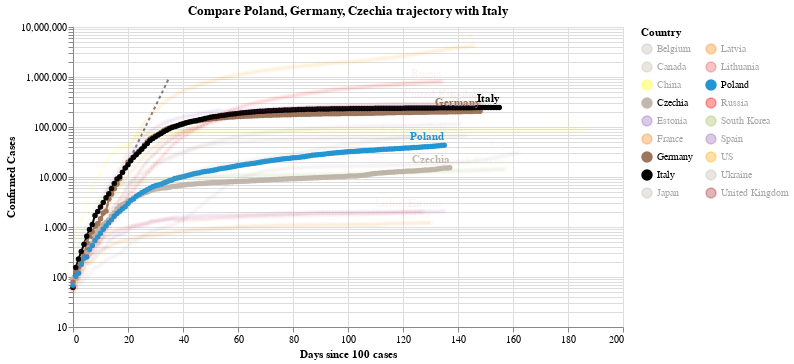

Notebook code for this chart:
### Code cell
#hide_input
chart2 = make_since_chart(dff2,['Poland', 'Germany', 'Czechia'], baseline_countries)
chart2

### Figure 1 — Vega-Lite specification as saved in the notebook (floating-point values rounded to 4 significant figures; data arrays with more than 128 entries replaced by an {"elided": "..."} marker saying what was removed)
{"config": {"view": {"continuousWidth": 400, "continuousHeight": 300}}, "layer": [{"data": {"name": "data-628230001892d6798b50651be41d1b3e"}, "mark": {"type": "line", "color": "black", "opacity": 0.5, "strokeDash": [3, 3]}, "encoding": {"x": {"type": "quantitative", "field": "Days since 100 cases"}, "y": {"type": "quantitative", "field": "Confirmed Cases"}}}, {"data": {"name": "data-0d5bdc25f71b901fd9d8be1a9368fc26"}, "mark": {"type": "line", "point": true}, "encoding": {"color": {"type": "nominal", "field": "Country", "legend": {"columns": 2}, "scale": {"domain": ["Belgium", "Canada", "China", "Czechia", "Estonia", "France", "Germany", "Italy", "Japan", "Latvia", "Lithuania", "Poland", "Russia", "South Korea", "Spain", "US", "Ukraine", "United Kingdom"], "range": ["#C1B7AD", "#C1B7AD", "yellow", "#C1B7AD", "#9467bd", "#F58518", "#9D755D", "black", "#C1B7AD", "#F58518", "#E45756", "#2495D3", "red", "#A1BA59", "#9467bd", "orange", "#C1B7AD", "brown"]}}, "opacity": {"condition": {"value": 1, "selection": "selector002"}, "value": 0.05}, "tooltip": [{"type": "nominal", "field": "Country"}, {"type": "temporal", "field": "Date"}, {"type": "quantitative", "field": "Confirmed Cases"}, {"type": "quantitative", "field": "Days since 100 cases"}], "x": {"type": "quantitative", "field": "Days since 100 cases"}, "y": {"type": "quantitative", "field": "Confirmed Cases", "scale": {"type": "log"}}}, "selection": {"selector002": {"type": "multi", "fields": ["Country"], "bind": "legend", "init": [{"Country": "Poland"}, {"Country": "Germany"}, {"Country": "Czechia"}, {"Country": "Italy"}]}}, "width": 550}, {"data": {"name": "data-0d5bdc25f71b901fd9d8be1a9368fc26"}, "mark": {"type": "text", "align": "right", "dy": -8, "fontWeight": "bold"}, "encoding": {"color": {"type": "nominal", "field": "Country", "legend": {"columns": 2}, "scale": {"domain": ["Belgium", "Canada", "China", "Czechia", "Estonia", "France", "Germany", "Italy", "Japan", "Latvia", "Lithuania", "Poland", "Russia", "South Korea", "Spain", "US", "Ukraine", "United Kingdom"], "range": ["#C1B7AD", "#C1B7AD", "yellow", "#C1B7AD", "#9467bd", "#F58518", "#9D755D", "black", "#C1B7AD", "#F58518", "#E45756", "#2495D3", "red", "#A1BA59", "#9467bd", "orange", "#C1B7AD", "brown"]}}, "opacity": {"condition": {"value": 1, "selection": "selector002"}, "value": 0.05}, "text": {"type": "nominal", "field": "Country"}, "tooltip": [{"type": "nominal", "field": "Country"}, {"type": "temporal", "field": "Date"}, {"type": "quantitative", "field": "Confirmed Cases"}, {"type": "quantitative", "field": "Days since 100 cases"}], "x": {"type": "quantitative", "field": "Days since 100 cases"}, "y": {"type": "quantitative", "field": "Confirmed Cases", "scale": {"type": "log"}}}, "transform": [{"filter": "(datum['Date'] >= 1595721600000)"}], "width": 550}], "title": "Compare Poland, Germany, Czechia trajectory with Italy", "$schema": "https://vega.github.io/schema/vega-lite/v4.0.2.json", "datasets": {"data-628230001892d6798b50651be41d1b3e": [{"Days since 100 cases": 0, "Confirmed Cases": 100.0}, {"Days since 100 cases": 1, "Confirmed Cases": 130.0}, {"Days since 100 cases": 2, "Confirmed Cases": 169.0}, {"Days since 100 cases": 3, "Confirmed Cases": 219.7}, {"Days since 100 cases": 4, "Confirmed Cases": 285.6}, {"Days since 100 cases": 5, "Confirmed Cases": 371.3}, {"Days since 100 cases": 6, "Confirmed Cases": 482.7}, {"Days since 100 cases": 7, "Confirmed Cases": 627.5}, {"Days since 100 cases": 8, "Confirmed Cases": 815.7}, {"Days since 100 cases": 9, "Confirmed Cases": 1060.0}, {"Days since 100 cases": 10, "Confirmed Cases": 1379.0}, {"Days since 100 cases": 11, "Confirmed Cases": 1792.0}, {"Days since 100 cases": 12, "Confirmed Cases": 2330.0}, {"Days since 100 cases": 13, "Confirmed Cases": 3029.0}, {"Days since 100 cases": 14, "Confirmed Cases": 3937.0}, {"Days since 100 cases": 15, "Confirmed Cases": 5119.0}, {"Days since 100 cases": 16, "Confirmed Cases": 6654.0}, {"Days since 100 cases": 17, "Confirmed Cases": 8650.0}, {"Days since 100 cases": 18, "Confirmed Cases": 11250.0}, {"Days since 100 cases": 19, "Confirmed Cases": 14620.0}, {"Days since 100 cases": 20, "Confirmed Cases": 19000.0}, {"Days since 100 cases": 21, "Confirmed Cases": 24710.0}, {"Days since 100 cases": 22, "Confirmed Cases": 32120.0}, {"Days since 100 cases": 23, "Confirmed Cases": 41750.0}, {"Days since 100 cases": 24, "Confirmed Cases": 54280.0}, {"Days since 100 cases": 25, "Confirmed Cases": 70560.0}, {"Days since 100 cases": 26, "Confirmed Cases": 91730.0}, {"Days since 100 cases": 27, "Confirmed Cases": 119300.0}, {"Days since 100 cases": 28, "Confirmed Cases": 155000.0}, {"Days since 100 cases": 29, "Confirmed Cases": 201500.0}, {"Days since 100 cases": 30, "Confirmed Cases": 262000.0}, {"Days since 100 cases": 31, "Confirmed Cases": 340600.0}, {"Days since 100 cases": 32, "Confirmed Cases": 442800.0}, {"Days since 100 cases": 33, "Confirmed Cases": 575600.0}, {"Days since 100 cases": 34, "Confirmed Cases": 748300.0}, {"Days since 100 cases": 35, "Confirmed Cases": 972800.0}], "data-0d5bdc25f71b901fd9d8be1a9368fc26": {"elided": "2625 records"}}}
